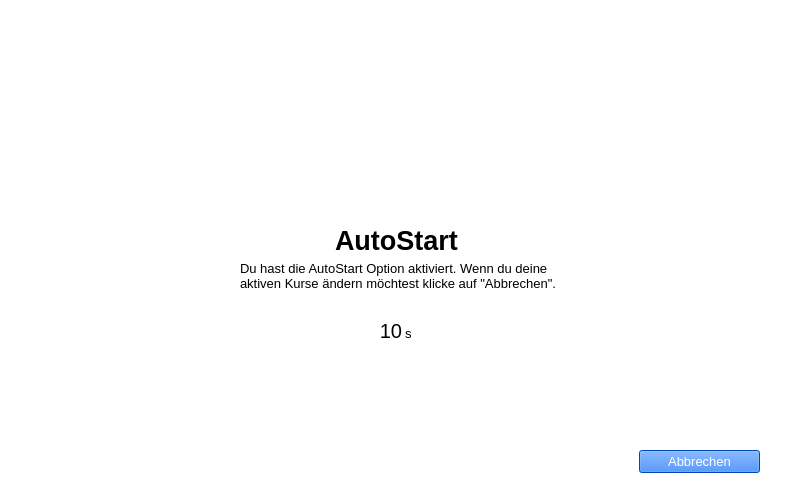
<?xml version="1.0" encoding="UTF-8"?>
<ui version="4.0">
 <class>Form</class>
 <widget class="QWidget" name="Form">
  <property name="geometry">
   <rect>
    <x>0</x>
    <y>0</y>
    <width>800</width>
    <height>500</height>
   </rect>
  </property>
  <property name="windowTitle">
   <string>Form</string>
  </property>
  <widget class="QWidget" name="widget" native="true">
   <property name="geometry">
    <rect>
     <x>-1</x>
     <y>0</y>
     <width>801</width>
     <height>500</height>
    </rect>
   </property>
   <property name="font">
    <font>
     <family>Segoe UI</family>
     <pointsize>15</pointsize>
    </font>
   </property>
   <property name="styleSheet">
    <string notr="true">background-color: rgb(255, 255, 255)</string>
   </property>
   <widget class="QLabel" name="label_timer">
    <property name="geometry">
     <rect>
      <x>382</x>
      <y>320</y>
      <width>21</width>
      <height>21</height>
     </rect>
    </property>
    <property name="font">
     <font>
      <family>Segoe UI</family>
      <pointsize>15</pointsize>
     </font>
    </property>
    <property name="text">
     <string>10</string>
    </property>
    <property name="alignment">
     <set>Qt::AlignRight|Qt::AlignTrailing|Qt::AlignVCenter</set>
    </property>
   </widget>
   <widget class="QLabel" name="label_seconds">
    <property name="geometry">
     <rect>
      <x>406</x>
      <y>318</y>
      <width>16</width>
      <height>31</height>
     </rect>
    </property>
    <property name="font">
     <font>
      <family>Segoe UI</family>
      <pointsize>10</pointsize>
      <weight>50</weight>
      <italic>false</italic>
      <bold>false</bold>
     </font>
    </property>
    <property name="styleSheet">
     <string notr="true">color: rgb(0, 0, 0);
font: 10pt &quot;Segoe UI&quot;;</string>
    </property>
    <property name="text">
     <string>s</string>
    </property>
    <property name="wordWrap">
     <bool>true</bool>
    </property>
   </widget>
   <widget class="QPushButton" name="button_cancel">
    <property name="geometry">
     <rect>
      <x>640</x>
      <y>450</y>
      <width>121</width>
      <height>23</height>
     </rect>
    </property>
    <property name="font">
     <font>
      <family>Segoe UI</family>
      <pointsize>10</pointsize>
     </font>
    </property>
    <property name="styleSheet">
     <string notr="true">background-color: rgb(0, 101, 255);
color: rgb(255, 255, 255);
border-radius: 20p;</string>
    </property>
    <property name="text">
     <string>Abbrechen</string>
    </property>
    <property name="checkable">
     <bool>false</bool>
    </property>
    <property name="checked">
     <bool>false</bool>
    </property>
   </widget>
  </widget>
  <widget class="QLabel" name="label_description">
   <property name="geometry">
    <rect>
     <x>240</x>
     <y>260</y>
     <width>321</width>
     <height>31</height>
    </rect>
   </property>
   <property name="font">
    <font>
     <family>Segoe UI</family>
     <pointsize>10</pointsize>
     <weight>50</weight>
     <italic>false</italic>
     <bold>false</bold>
    </font>
   </property>
   <property name="styleSheet">
    <string notr="true">color: rgb(0, 0, 0);
font: 10pt &quot;Segoe UI&quot;;</string>
   </property>
   <property name="text">
    <string>Du hast die AutoStart Option aktiviert. Wenn du deine aktiven Kurse ändern möchtest klicke auf &quot;Abbrechen&quot;. </string>
   </property>
   <property name="wordWrap">
    <bool>true</bool>
   </property>
  </widget>
  <widget class="QLabel" name="label">
   <property name="geometry">
    <rect>
     <x>335</x>
     <y>220</y>
     <width>131</width>
     <height>40</height>
    </rect>
   </property>
   <property name="font">
    <font>
     <family>Segoe UI</family>
     <pointsize>20</pointsize>
     <weight>75</weight>
     <bold>true</bold>
    </font>
   </property>
   <property name="text">
    <string>AutoStart</string>
   </property>
  </widget>
 </widget>
 <resources>
  <include location="resources.qrc"/>
 </resources>
 <connections/>
</ui>
